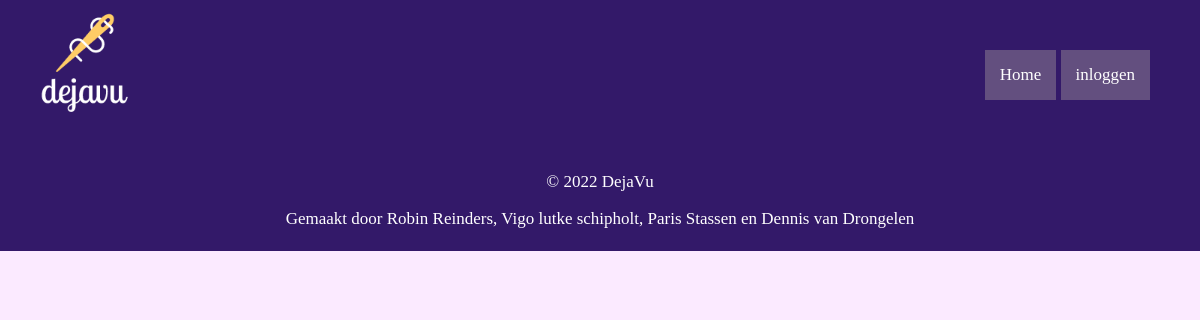
Before: / with the older database file.
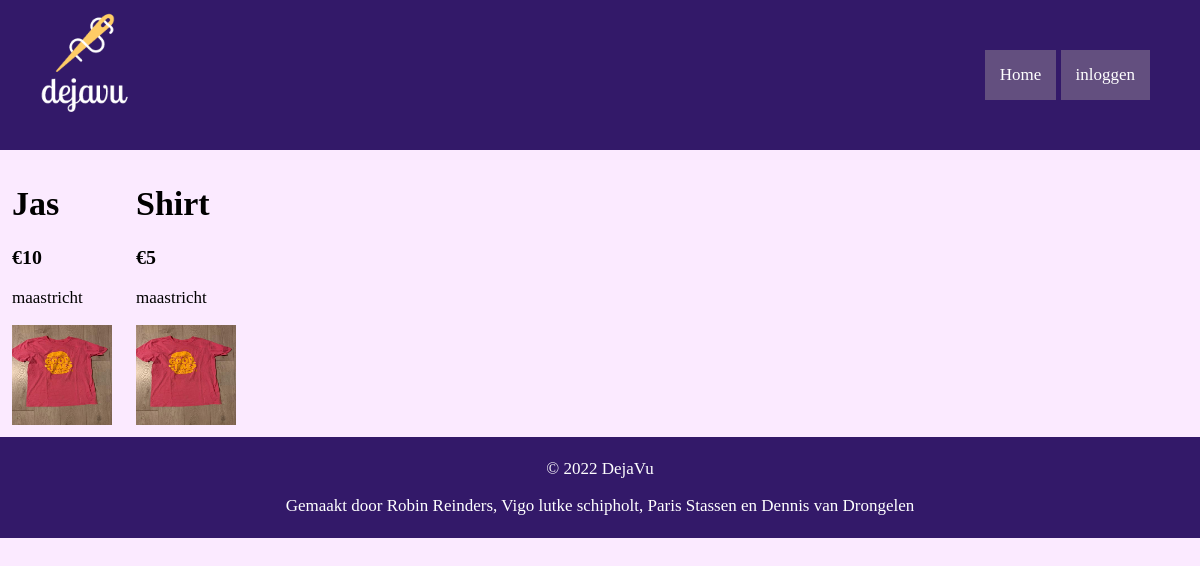
After: the same page with the newer database file.
### tables this page shows
CREATE TABLE `product` (
  `id` int(11) NOT NULL,
  `name` varchar(255) NOT NULL,
  `price` varchar(255) NOT NULL,
  `location` varchar(255) NOT NULL,
  `picture` varchar(255) NOT NULL
);

### index.php (the view, shortened to what this page needs)
<?php
$pdo = connect();
$stmt = $pdo->query("SELECT * FROM product");
include_once("includes/header.php");
while ($data = $stmt->fetch())
{
  echo "<div class='product_wrapper'>";
  echo "<h1 class='product'>" . $data['name'] . "</h1>";
  echo "<h3 class='product'>€" . $data['price'] . "</h3>";
  echo "<p class='product'>" . $data['location'] . "</p>";
  echo "<img src='uploads/" . $data['picture'] ."' width='100' height='100'>";
  echo "</div>";
}
include_once("includes/footer.php");

Changed rows visible on the page:
added product: name "Jas", price "10", location "maastricht", picture (picture)
added product: name "Shirt", price "5", location "maastricht", picture (picture)
